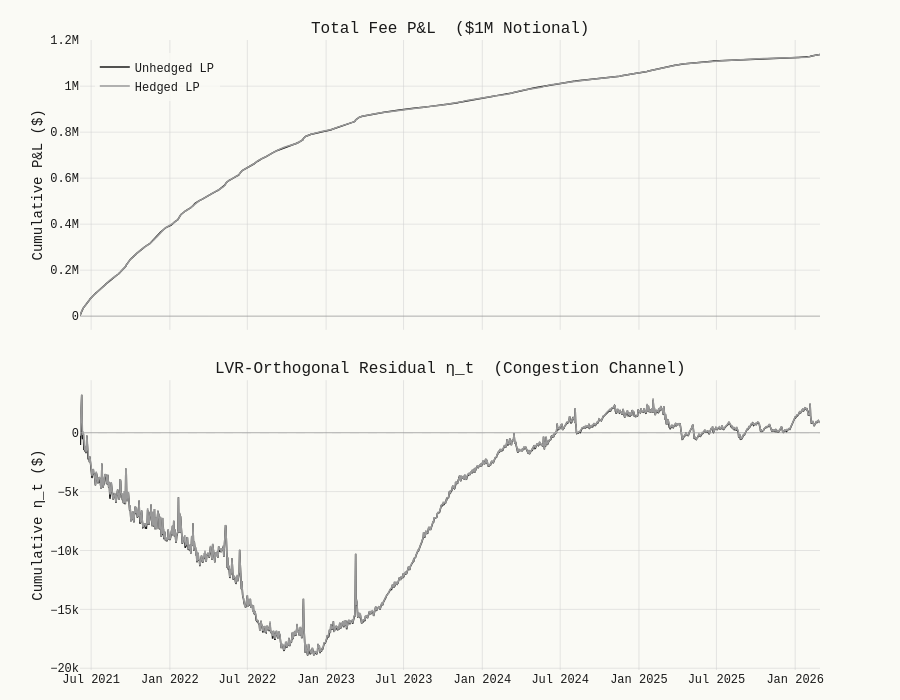

This figure's notebook cell:
### Markdown cell above
## Hedge Mechanics

**LP Position:** Passive full-range on V3 USDC/WETH with $1M notional. Daily fee income = `feesUSD / tvlUSD × $1M`.

**Target Risk:** The hedge targets **adverse competition risk** — the LVR-orthogonal residual $\eta_t$ from Stage 2a. This is the fee yield variation that remains *after* removing the price-driven (LVR) component. The congestion index $\Delta I_t$ explains $R^2 = 5.2\%$ of $\eta_t$ ($p < 0.001$).

**Congestion State:** $s_t = \Delta I_t$ is the smoothed AR(1) latent component from the state-space model. Mean-reverting ($\gamma = 0.78$), stationary, captures liquidity repositioning orthogonal to price/volume.

**CongestionToken Payoff:** $\varphi(s_t) = \lambda \cdot \ln(1 + e^{s_t/\lambda})$ where $\lambda = Q_{75}(|s_t|)$.

**Minimum-Variance Hedge Ratio:** $K^* = -\text{Cov}(\eta_t, \Delta\varphi_t) \,/\, \text{Var}(\Delta\varphi_t)$. This maximizes variance reduction of the congestion-channel risk. The structural $K = |\delta_2| \cdot N / 0.5$ overhedges by ~2× (sigmoid nonlinearity amplifies hedge P&L variance).

**Variance decomposition:** Fee P&L = LVR component + congestion component + noise. The hedge targets only the congestion component (~5% of total fee variance). Total P&L variance reduction is bounded by $R^2 \approx 5\%$.

### Code cell
# ── Cumulative P&L: Total Fees (Unhedged vs Hedged) ────────────
cum_unhedged = pnl_fees_a.cumsum()
cum_hedged = pnl_hedged.cumsum()

fig = make_subplots(
    rows=2, cols=1, shared_xaxes=True, vertical_spacing=0.08,
    subplot_titles=(
        "Total Fee P&L  ($1M Notional)",
        "LVR-Orthogonal Residual η_t  (Congestion Channel)"
    )
)

# Panel 1: Total fee P&L
fig.add_trace(go.Scatter(
    x=cum_unhedged.index, y=cum_unhedged.values,
    mode="lines", line=dict(color="#1a1a1a", width=1.5),
    name="Unhedged LP"
), row=1, col=1)
fig.add_trace(go.Scatter(
    x=cum_hedged.index, y=cum_hedged.values,
    mode="lines", line=dict(color="#999999", width=1.5),
    name="Hedged LP"
), row=1, col=1)

# Panel 2: η_t channel (where the hedge acts)
cum_eta = pnl_eta.cumsum()
cum_eta_hedged = pnl_eta_hedged.cumsum()

fig.add_trace(go.Scatter(
    x=cum_eta.index, y=cum_eta.values,
    mode="lines", line=dict(color="#1a1a1a", width=1.5),
    name="η_t (unhedged)", showlegend=False
), row=2, col=1)
fig.add_trace(go.Scatter(
    x=cum_eta_hedged.index, y=cum_eta_hedged.values,
    mode="lines", line=dict(color="#999999", width=1.5),
    name="η_t (hedged)", showlegend=False
), row=2, col=1)
fig.add_hline(y=0, line_dash="dash", line_color="#bbbbbb", line_width=0.5, row=2, col=1)

fig.update_layout(
    height=700, margin=dict(t=40, b=30),
    legend=dict(x=0.02, y=0.98, bgcolor="rgba(250,250,245,0.8)")
)
fig.update_yaxes(title_text="Cumulative P&L ($)", row=1, col=1)
fig.update_yaxes(title_text="Cumulative η_t ($)", row=2, col=1)

fig.show()

### Figure 1 — Plotly figure (JSON) as saved in the notebook; plotly's stock layout.template omitted (floating-point values rounded to 4 significant figures; data arrays with more than 128 entries replaced by an {"elided": "..."} marker saying what was removed)
{"data": [{"line": {"color": "#1a1a1a", "width": 1.5}, "mode": "lines", "name": "Unhedged LP", "type": "scatter", "x": {"elided": "1730 str values"}, "xaxis": "x", "y": {"elided": "1730 float values"}, "yaxis": "y"}, {"line": {"color": "#999999", "width": 1.5}, "mode": "lines", "name": "Hedged LP", "type": "scatter", "x": {"elided": "1730 str values"}, "xaxis": "x", "y": {"elided": "1730 float values"}, "yaxis": "y"}, {"line": {"color": "#1a1a1a", "width": 1.5}, "mode": "lines", "name": "η_t (unhedged)", "showlegend": false, "type": "scatter", "x": {"elided": "1730 str values"}, "xaxis": "x2", "y": {"elided": "1730 float values"}, "yaxis": "y2"}, {"line": {"color": "#999999", "width": 1.5}, "mode": "lines", "name": "η_t (hedged)", "showlegend": false, "type": "scatter", "x": {"elided": "1730 str values"}, "xaxis": "x2", "y": {"elided": "1730 float values"}, "yaxis": "y2"}], "layout": {"annotations": [{"font": {"size": 16}, "showarrow": false, "text": "Total Fee P&L  ($1M Notional)", "x": 0.5, "xanchor": "center", "xref": "paper", "y": 1, "yanchor": "bottom", "yref": "paper"}, {"font": {"size": 16}, "showarrow": false, "text": "LVR-Orthogonal Residual η_t  (Congestion Channel)", "x": 0.5, "xanchor": "center", "xref": "paper", "y": 0.46, "yanchor": "bottom", "yref": "paper"}], "height": 700, "legend": {"bgcolor": "rgba(250,250,245,0.8)", "x": 0.02, "y": 0.98}, "margin": {"b": 30, "t": 40}, "shapes": [{"line": {"color": "#bbbbbb", "dash": "dash", "width": 0.5}, "type": "line", "x0": 0, "x1": 1, "xref": "x2 domain", "y0": 0, "y1": 0, "yref": "y2"}], "xaxis": {"anchor": "y", "domain": [0, 1], "matches": "x2", "showticklabels": false}, "xaxis2": {"anchor": "y2", "domain": [0, 1]}, "yaxis": {"anchor": "x", "domain": [0.54, 1], "title": {"text": "Cumulative P&L ($)"}}, "yaxis2": {"anchor": "x2", "domain": [0, 0.46], "title": {"text": "Cumulative η_t ($)"}}}}
